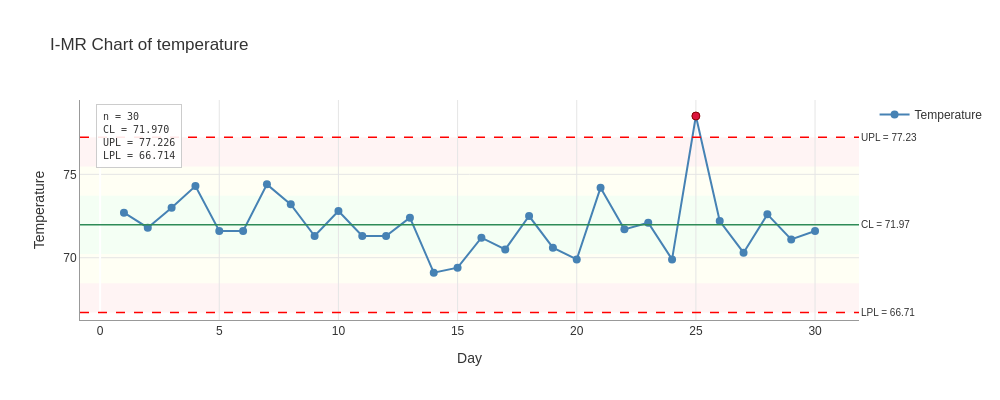

Here is the notebook cell this chart was saved with:
### Markdown cell above
## Enhanced Visualization

Add zone shading and statistics:

### Code cell
fig = result.plot(
    show_zones=True,           # Show 1σ, 2σ, 3σ zones
    show_stats=True,           # Display statistics box
    highlight_signals=True     # Highlight out-of-control points
)
fig.show()

### Figure 1 — Plotly figure (JSON) as saved in the notebook; plotly's stock layout.template omitted (floating-point values rounded to 4 significant figures)
{"data": [{"hovertemplate": "%{x}<br>%{y:.3f}<extra></extra>", "line": {"color": "steelblue", "width": 2.0}, "marker": {"color": "steelblue", "size": 8}, "mode": "lines+markers", "name": "Temperature", "type": "scatter", "x": [1, 2, 3, 4, 5, 6, 7, 8, 9, 10, 11, 12, 13, 14, 15, 16, 17, 18, 19, 20, 21, 22, 23, 24, 25, 26, 27, 28, 29, 30], "y": [72.7, 71.8, 73.0, 74.3, 71.6, 71.6, 74.4, 73.2, 71.3, 72.8, 71.3, 71.3, 72.4, 69.1, 69.4, 71.2, 70.5, 72.5, 70.6, 69.9, 74.2, 71.7, 72.1, 69.9, 78.5, 72.2, 70.3, 72.6, 71.1, 71.6]}, {"hovertemplate": "Out of Control<br>%{x}<br>%{y:.3f}<extra></extra>", "marker": {"color": "#DC143C", "line": {"color": "#8B0000", "width": 1.0}, "size": 8, "symbol": "circle"}, "mode": "markers", "name": "Out of Control", "showlegend": false, "type": "scatter", "x": [25], "y": [78.5]}], "layout": {"annotations": [{"font": {"size": 10}, "showarrow": false, "text": "UPL = 77.23", "x": 1, "xanchor": "left", "xref": "x domain", "y": 77.23, "yanchor": "middle", "yref": "y"}, {"font": {"size": 10}, "showarrow": false, "text": "LPL = 66.71", "x": 1, "xanchor": "left", "xref": "x domain", "y": 66.71, "yanchor": "middle", "yref": "y"}, {"font": {"size": 10}, "showarrow": false, "text": "CL = 71.97", "x": 1, "xanchor": "left", "xref": "x domain", "y": 71.97, "yanchor": "middle", "yref": "y"}, {"align": "left", "bgcolor": "rgba(255, 255, 255, 0.9)", "bordercolor": "#CCCCCC", "borderpad": 6, "borderwidth": 1, "font": {"color": "#333333", "family": "monospace", "size": 10}, "showarrow": false, "text": "n = 30<br>CL = 71.970<br>UPL = 77.226<br>LPL = 66.714", "x": 0.02, "xanchor": "left", "xref": "paper", "y": 0.98, "yanchor": "top", "yref": "paper"}], "font": {"color": "#333333", "family": "Arial, sans-serif", "size": 12}, "height": 400, "hovermode": "x unified", "paper_bgcolor": "white", "plot_bgcolor": "white", "shapes": [{"fillcolor": "#B3FFB3", "layer": "below", "line": {"width": 0}, "opacity": 0.15, "type": "rect", "x0": 0, "x1": 1, "xref": "x domain", "y0": 70.22, "y1": 73.72, "yref": "y"}, {"fillcolor": "#FFFFB3", "layer": "below", "line": {"width": 0}, "opacity": 0.15, "type": "rect", "x0": 0, "x1": 1, "xref": "x domain", "y0": 73.72, "y1": 75.47, "yref": "y"}, {"fillcolor": "#FFFFB3", "layer": "below", "line": {"width": 0}, "opacity": 0.15, "type": "rect", "x0": 0, "x1": 1, "xref": "x domain", "y0": 68.47, "y1": 70.22, "yref": "y"}, {"fillcolor": "#FFB3B3", "layer": "below", "line": {"width": 0}, "opacity": 0.15, "type": "rect", "x0": 0, "x1": 1, "xref": "x domain", "y0": 75.47, "y1": 77.23, "yref": "y"}, {"fillcolor": "#FFB3B3", "layer": "below", "line": {"width": 0}, "opacity": 0.15, "type": "rect", "x0": 0, "x1": 1, "xref": "x domain", "y0": 66.71, "y1": 68.47, "yref": "y"}, {"line": {"color": "red", "dash": "dash", "width": 1.5}, "type": "line", "x0": 0, "x1": 1, "xref": "x domain", "y0": 77.23, "y1": 77.23, "yref": "y"}, {"line": {"color": "red", "dash": "dash", "width": 1.5}, "type": "line", "x0": 0, "x1": 1, "xref": "x domain", "y0": 66.71, "y1": 66.71, "yref": "y"}, {"line": {"color": "#2E8B57", "width": 1.5}, "type": "line", "x0": 0, "x1": 1, "xref": "x domain", "y0": 71.97, "y1": 71.97, "yref": "y"}], "showlegend": true, "title": {"text": "I-MR Chart of temperature"}, "width": 1000, "xaxis": {"gridcolor": "#E5E5E5", "gridwidth": 1.0, "linecolor": "#999999", "linewidth": 1.0, "showgrid": true, "title": {"text": "Day"}}, "yaxis": {"gridcolor": "#E5E5E5", "gridwidth": 1.0, "linecolor": "#999999", "linewidth": 1.0, "showgrid": true, "title": {"text": "Temperature"}}}}
